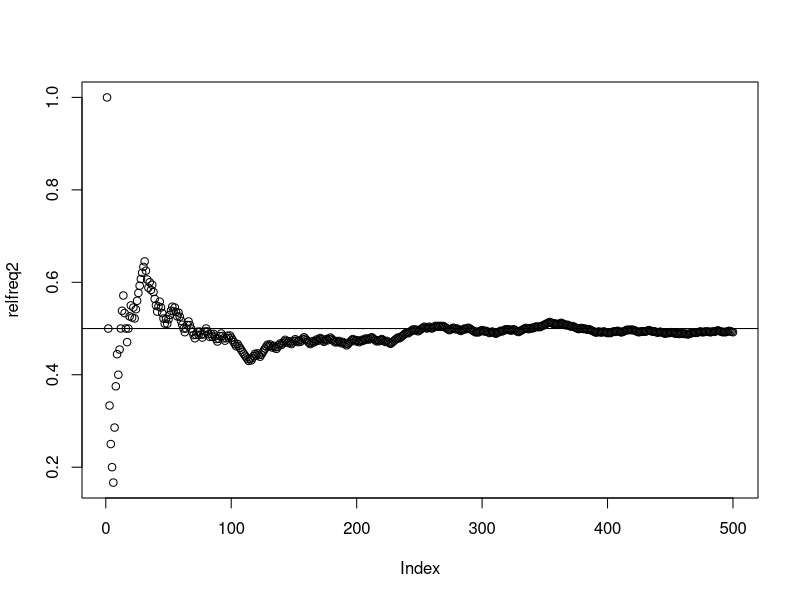
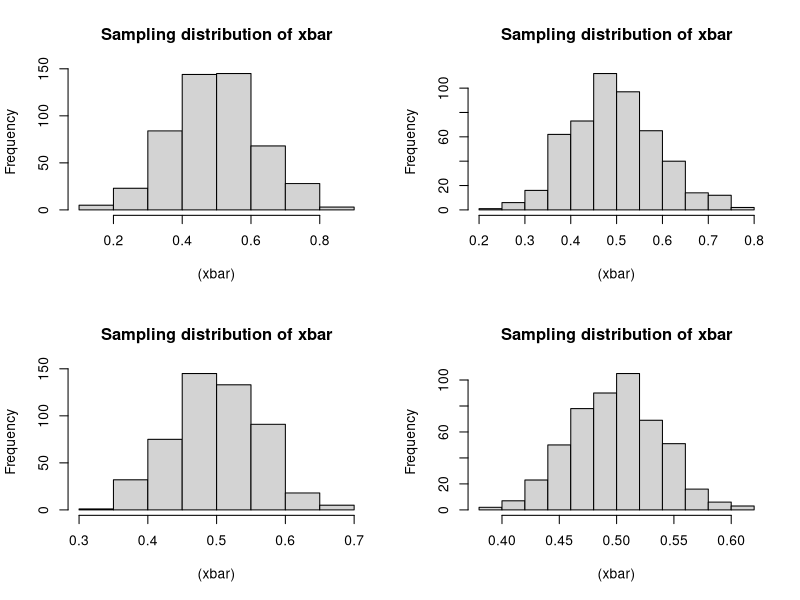

Here is the R script that generated these plots, in order:
## ---- chunk 1
knitr::opts_chunk$set(echo = TRUE)
## ---- chunk 2
x <- c(0,1)
sample(x,10,replace=TRUE) #with replacement
## ---- chunk 3
sample(0:1,10,replace=TRUE) #with replacement
## ---- chunk 4
sample(0:11,10,replace=FALSE) #without replacement
## ---- chunk 5
sum(sample(0:1,100,replace=TRUE))
## ---- chunk 6
x<-sample(1:6,10,replace=TRUE)
x
length(x[x==5])
## ---- chunk 7
Bernoulli_trials<-rbinom(500,1,.5) #500 independent Bernoulli trials
## ---- chunk 8
cumsum1<-cumsum(Bernoulli_trials) #cumulative sum
## ---- chunk 9
relfreq2<-cumsum1/(1:500) #relative frequency
## ---- chunk 10
plot(relfreq2)
abline(0.5,0)
## ---- chunk 11
xbar<-c()
for(i in 1:500) {xbar[i] = mean(runif(10))}
## ---- chunk 12
par(mfrow=c(2,2))
m=500; a=0; b=1
for (j in 1: length(n<-c(5,10,20,50)))
{
xbar<-c()
     for (i in 1:m) {xbar[i]<-mean(runif(n[j],a,b))}
hist((xbar),main="Sampling distribution of xbar")
}
## ---- chunk 13
Xbar_Unif_Sampling<-function(m,n,a,b)
 {
   par(mfrow=c(2,2))
   for (j in 1:length(n))
   {
     xbar<-c()
     for (i in 1:m) {xbar[i]<-mean(runif(n[j],a,b))}
     hist((xbar),main="Sampling distribution of xbar")
   } 
  }
## ---- chunk 14
x<-runif(100,-15,15)
max(x);min(x)
## ---- chunk 15
p<-0
      for (i in 1:100)
      {
   if (x[i]<0) p<-p+1
    }
#You can check the value of p at the console: 
p        
